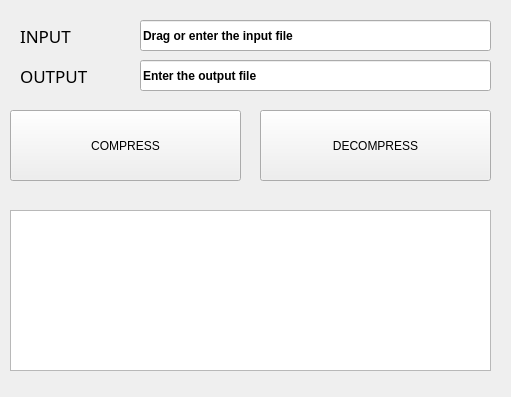
<?xml version="1.0" encoding="UTF-8"?>
<ui version="4.0">
 <class>Widget</class>
 <widget class="QWidget" name="Widget">
  <property name="geometry">
   <rect>
    <x>0</x>
    <y>0</y>
    <width>511</width>
    <height>397</height>
   </rect>
  </property>
  <property name="windowTitle">
   <string>Widget</string>
  </property>
  <widget class="QPushButton" name="com">
   <property name="geometry">
    <rect>
     <x>10</x>
     <y>110</y>
     <width>231</width>
     <height>71</height>
    </rect>
   </property>
   <property name="text">
    <string>COMPRESS</string>
   </property>
  </widget>
  <widget class="QTextEdit" name="textEdit">
   <property name="geometry">
    <rect>
     <x>10</x>
     <y>210</y>
     <width>481</width>
     <height>161</height>
    </rect>
   </property>
  </widget>
  <widget class="QPushButton" name="decom">
   <property name="geometry">
    <rect>
     <x>260</x>
     <y>110</y>
     <width>231</width>
     <height>71</height>
    </rect>
   </property>
   <property name="text">
    <string>DECOMPRESS</string>
   </property>
  </widget>
  <widget class="QLabel" name="label">
   <property name="geometry">
    <rect>
     <x>20</x>
     <y>20</y>
     <width>171</width>
     <height>31</height>
    </rect>
   </property>
   <property name="font">
    <font>
     <family>Castellar</family>
     <pointsize>13</pointsize>
    </font>
   </property>
   <property name="text">
    <string>INPUT</string>
   </property>
  </widget>
  <widget class="QLabel" name="label_2">
   <property name="geometry">
    <rect>
     <x>20</x>
     <y>60</y>
     <width>171</width>
     <height>31</height>
    </rect>
   </property>
   <property name="font">
    <font>
     <family>Castellar</family>
     <pointsize>13</pointsize>
    </font>
   </property>
   <property name="text">
    <string>OUTPUT</string>
   </property>
  </widget>
  <widget class="QLineEdit" name="INPUT">
   <property name="geometry">
    <rect>
     <x>140</x>
     <y>20</y>
     <width>351</width>
     <height>31</height>
    </rect>
   </property>
   <property name="font">
    <font>
     <weight>75</weight>
     <bold>true</bold>
    </font>
   </property>
   <property name="text">
    <string>Drag or enter the input file</string>
   </property>
  </widget>
  <widget class="QLineEdit" name="OUTPUT">
   <property name="geometry">
    <rect>
     <x>140</x>
     <y>60</y>
     <width>351</width>
     <height>31</height>
    </rect>
   </property>
   <property name="font">
    <font>
     <weight>75</weight>
     <bold>true</bold>
    </font>
   </property>
   <property name="text">
    <string>Enter the output file</string>
   </property>
  </widget>
 </widget>
 <resources/>
 <connections/>
</ui>
